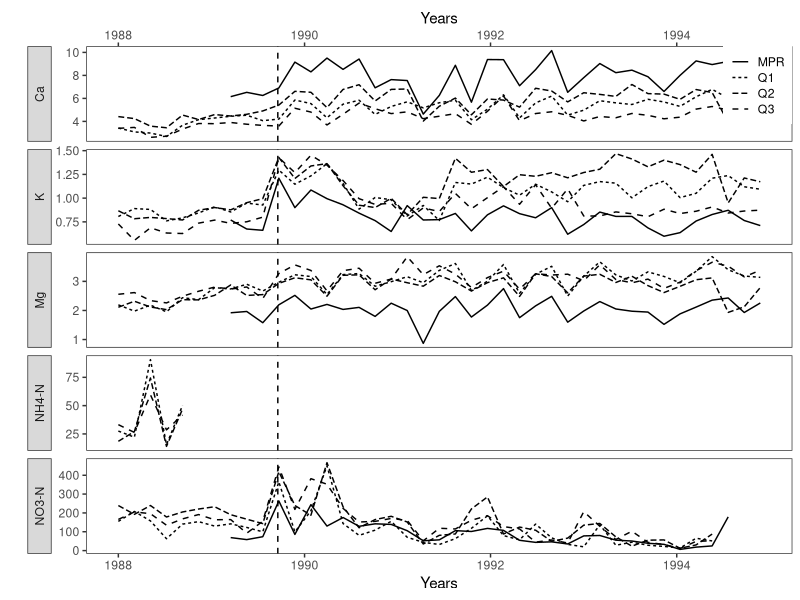

The R script that drew this image:
## ---- chunk 1

library(tidyverse)

fig3_long <- read_csv("../output/fig3_long.csv")

ggplot(
  data = fig3_long,
  mapping = aes(x = window_start, y = concentration, linetype = Sample_ID)
) +
  geom_line() +
  geom_vline(xintercept = ymd("1989-09-18"), linetype = 2) +
  theme_bw() +
  theme(
    panel.grid.major = element_blank(),
    panel.grid.minor = element_blank(),
    legend.title = element_blank(),
    legend.position = "inside",
    legend.justification = c("right", "top"),
    legend.key.height = unit(.4, "cm"),
    legend.key.width = unit(.5, "cm"),
    strip.placement = "outside"
  ) +
  labs(x = "Years", y = "") +
  scale_x_date(sec.axis = dup_axis()) +
  facet_grid(nutrients ~ ., scales = "free_y", switch = "y")
